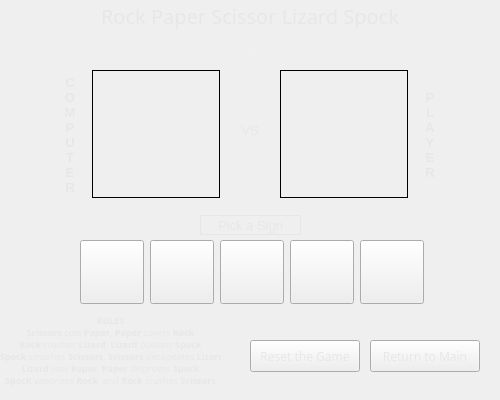
<?xml version="1.0" encoding="UTF-8"?>
<ui version="4.0">
 <class>MainWindow</class>
 <widget class="QMainWindow" name="MainWindow">
  <property name="geometry">
   <rect>
    <x>0</x>
    <y>0</y>
    <width>500</width>
    <height>400</height>
   </rect>
  </property>
  <property name="windowTitle">
   <string>Rock Paper Scissor Lizard Spock</string>
  </property>
  <widget class="QWidget" name="widget_rpsls">
   <widget class="QPushButton" name="button_reset">
    <property name="geometry">
     <rect>
      <x>250</x>
      <y>340</y>
      <width>110</width>
      <height>32</height>
     </rect>
    </property>
    <property name="font">
     <font>
      <family>Malgun Gothic</family>
      <pointsize>9</pointsize>
     </font>
    </property>
    <property name="styleSheet">
     <string notr="true">color: rgb(231, 231, 231);</string>
    </property>
    <property name="text">
     <string>Reset the Game</string>
    </property>
   </widget>
   <widget class="QLabel" name="label_result">
    <property name="geometry">
     <rect>
      <x>0</x>
      <y>36</y>
      <width>500</width>
      <height>30</height>
     </rect>
    </property>
    <property name="font">
     <font>
      <family>Malgun Gothic</family>
      <pointsize>10</pointsize>
     </font>
    </property>
    <property name="autoFillBackground">
     <bool>false</bool>
    </property>
    <property name="styleSheet">
     <string notr="true">color: rgb(240,240,240);background-color: rgba(0, 0, 0, 0);</string>
    </property>
    <property name="text">
     <string>You WON !!</string>
    </property>
    <property name="alignment">
     <set>Qt::AlignCenter</set>
    </property>
   </widget>
   <widget class="QPushButton" name="button_rock">
    <property name="geometry">
     <rect>
      <x>80</x>
      <y>240</y>
      <width>64</width>
      <height>64</height>
     </rect>
    </property>
    <property name="text">
     <string/>
    </property>
    <property name="iconSize">
     <size>
      <width>64</width>
      <height>64</height>
     </size>
    </property>
   </widget>
   <widget class="QLabel" name="label_static4">
    <property name="geometry">
     <rect>
      <x>420</x>
      <y>70</y>
      <width>20</width>
      <height>130</height>
     </rect>
    </property>
    <property name="font">
     <font>
      <pointsize>10</pointsize>
     </font>
    </property>
    <property name="layoutDirection">
     <enum>Qt::LeftToRight</enum>
    </property>
    <property name="styleSheet">
     <string notr="true">color: rgb(231, 231, 231);</string>
    </property>
    <property name="text">
     <string>&lt;html&gt;&lt;head/&gt;&lt;body&gt;&lt;p&gt;&lt;span style=&quot; font-weight:600;&quot;&gt;P&lt;br/&gt;L&lt;br/&gt;A&lt;br/&gt;Y&lt;br/&gt;E&lt;br/&gt;R&lt;/span&gt;&lt;/p&gt;&lt;/body&gt;&lt;/html&gt;</string>
    </property>
    <property name="alignment">
     <set>Qt::AlignCenter</set>
    </property>
   </widget>
   <widget class="QLabel" name="label_static1">
    <property name="geometry">
     <rect>
      <x>200</x>
      <y>215</y>
      <width>101</width>
      <height>20</height>
     </rect>
    </property>
    <property name="font">
     <font>
      <pointsize>10</pointsize>
      <weight>50</weight>
      <bold>false</bold>
      <underline>false</underline>
     </font>
    </property>
    <property name="styleSheet">
     <string notr="true">color: rgb(231, 231, 231);</string>
    </property>
    <property name="frameShape">
     <enum>QFrame::Box</enum>
    </property>
    <property name="text">
     <string>Pick a Sign</string>
    </property>
    <property name="alignment">
     <set>Qt::AlignCenter</set>
    </property>
   </widget>
   <widget class="QLabel" name="label_title">
    <property name="geometry">
     <rect>
      <x>0</x>
      <y>0</y>
      <width>500</width>
      <height>32</height>
     </rect>
    </property>
    <property name="font">
     <font>
      <family>Malgun Gothic</family>
      <pointsize>15</pointsize>
     </font>
    </property>
    <property name="autoFillBackground">
     <bool>false</bool>
    </property>
    <property name="styleSheet">
     <string notr="true">color: rgb(231, 231, 231);</string>
    </property>
    <property name="text">
     <string>Rock Paper Scissor Lizard Spock</string>
    </property>
    <property name="alignment">
     <set>Qt::AlignCenter</set>
    </property>
   </widget>
   <widget class="QPushButton" name="button_sicr">
    <property name="geometry">
     <rect>
      <x>220</x>
      <y>240</y>
      <width>64</width>
      <height>64</height>
     </rect>
    </property>
    <property name="text">
     <string/>
    </property>
    <property name="iconSize">
     <size>
      <width>64</width>
      <height>64</height>
     </size>
    </property>
   </widget>
   <widget class="QLabel" name="label_static2">
    <property name="geometry">
     <rect>
      <x>230</x>
      <y>120</y>
      <width>40</width>
      <height>20</height>
     </rect>
    </property>
    <property name="font">
     <font>
      <pointsize>10</pointsize>
     </font>
    </property>
    <property name="styleSheet">
     <string notr="true">color: rgb(231, 231, 231);</string>
    </property>
    <property name="text">
     <string>VS</string>
    </property>
    <property name="alignment">
     <set>Qt::AlignCenter</set>
    </property>
   </widget>
   <widget class="QLabel" name="label_static3">
    <property name="geometry">
     <rect>
      <x>60</x>
      <y>70</y>
      <width>20</width>
      <height>130</height>
     </rect>
    </property>
    <property name="font">
     <font>
      <pointsize>10</pointsize>
     </font>
    </property>
    <property name="layoutDirection">
     <enum>Qt::LeftToRight</enum>
    </property>
    <property name="styleSheet">
     <string notr="true">color: rgb(231, 231, 231);</string>
    </property>
    <property name="text">
     <string>&lt;html&gt;&lt;head/&gt;&lt;body&gt;&lt;p&gt;&lt;span style=&quot; font-weight:600;&quot;&gt;C&lt;br/&gt;O&lt;br/&gt;M&lt;br/&gt;P&lt;br/&gt;U&lt;br/&gt;T&lt;br/&gt;E&lt;br/&gt;R&lt;/span&gt;&lt;/p&gt;&lt;/body&gt;&lt;/html&gt;</string>
    </property>
    <property name="alignment">
     <set>Qt::AlignCenter</set>
    </property>
   </widget>
   <widget class="QPushButton" name="button_back">
    <property name="geometry">
     <rect>
      <x>370</x>
      <y>340</y>
      <width>110</width>
      <height>32</height>
     </rect>
    </property>
    <property name="font">
     <font>
      <family>Malgun Gothic</family>
      <pointsize>9</pointsize>
     </font>
    </property>
    <property name="styleSheet">
     <string notr="true">color: rgb(231, 231, 231);</string>
    </property>
    <property name="text">
     <string>Return to Main</string>
    </property>
   </widget>
   <widget class="QPushButton" name="button_papr">
    <property name="geometry">
     <rect>
      <x>150</x>
      <y>240</y>
      <width>64</width>
      <height>64</height>
     </rect>
    </property>
    <property name="text">
     <string/>
    </property>
    <property name="iconSize">
     <size>
      <width>64</width>
      <height>64</height>
     </size>
    </property>
   </widget>
   <widget class="QLabel" name="label">
    <property name="geometry">
     <rect>
      <x>0</x>
      <y>305</y>
      <width>221</width>
      <height>91</height>
     </rect>
    </property>
    <property name="font">
     <font>
      <family>Malgun Gothic</family>
     </font>
    </property>
    <property name="styleSheet">
     <string notr="true">color: rgb(231, 231, 231);</string>
    </property>
    <property name="frameShape">
     <enum>QFrame::NoFrame</enum>
    </property>
    <property name="frameShadow">
     <enum>QFrame::Sunken</enum>
    </property>
    <property name="text">
     <string>&lt;html&gt;&lt;head/&gt;&lt;body&gt;&lt;p align=&quot;center&quot;&gt;&lt;span style=&quot; font-size:7pt; font-weight:600; color:#e7e7e7;&quot;&gt;RULES&lt;/span&gt;&lt;span style=&quot; font-size:7pt; color:#e7e7e7;&quot;&gt;&lt;br/&gt;&lt;/span&gt;&lt;span style=&quot; font-family:'-apple-system,BlinkMacSystemFont,Segoe UI,Helvetica,Arial,sans-serif,Apple Color Emoji,Segoe UI Emoji'; font-size:7pt; font-weight:600; color:#e7e7e7;&quot;&gt;Scissors&lt;/span&gt;&lt;span style=&quot; font-family:'-apple-system,BlinkMacSystemFont,Segoe UI,Helvetica,Arial,sans-serif,Apple Color Emoji,Segoe UI Emoji'; font-size:7pt; color:#e7e7e7;&quot;&gt; cuts &lt;/span&gt;&lt;span style=&quot; font-family:'-apple-system,BlinkMacSystemFont,Segoe UI,Helvetica,Arial,sans-serif,Apple Color Emoji,Segoe UI Emoji'; font-size:7pt; font-weight:600; color:#e7e7e7;&quot;&gt;Paper&lt;/span&gt;&lt;span style=&quot; font-family:'-apple-system,BlinkMacSystemFont,Segoe UI,Helvetica,Arial,sans-serif,Apple Color Emoji,Segoe UI Emoji'; font-size:7pt; color:#e7e7e7;&quot;&gt;, &lt;/span&gt;&lt;span style=&quot; font-family:'-apple-system,BlinkMacSystemFont,Segoe UI,Helvetica,Arial,sans-serif,Apple Color Emoji,Segoe UI Emoji'; font-size:7pt; font-weight:600; color:#e7e7e7;&quot;&gt;Paper&lt;/span&gt;&lt;span style=&quot; font-family:'-apple-system,BlinkMacSystemFont,Segoe UI,Helvetica,Arial,sans-serif,Apple Color Emoji,Segoe UI Emoji'; font-size:7pt; color:#e7e7e7;&quot;&gt; covers &lt;/span&gt;&lt;span style=&quot; font-family:'-apple-system,BlinkMacSystemFont,Segoe UI,Helvetica,Arial,sans-serif,Apple Color Emoji,Segoe UI Emoji'; font-size:7pt; font-weight:600; color:#e7e7e7;&quot;&gt;Rock&lt;/span&gt;&lt;span style=&quot; font-family:'-apple-system,BlinkMacSystemFont,Segoe UI,Helvetica,Arial,sans-serif,Apple Color Emoji,Segoe UI Emoji'; font-size:7pt; color:#e7e7e7;&quot;&gt;&lt;br/&gt;&lt;/span&gt;&lt;span style=&quot; font-family:'-apple-system,BlinkMacSystemFont,Segoe UI,Helvetica,Arial,sans-serif,Apple Color Emoji,Segoe UI Emoji'; font-size:7pt; font-weight:600; color:#e7e7e7;&quot;&gt;Rock&lt;/span&gt;&lt;span style=&quot; font-family:'-apple-system,BlinkMacSystemFont,Segoe UI,Helvetica,Arial,sans-serif,Apple Color Emoji,Segoe UI Emoji'; font-size:7pt; color:#e7e7e7;&quot;&gt; crushes &lt;/span&gt;&lt;span style=&quot; font-family:'-apple-system,BlinkMacSystemFont,Segoe UI,Helvetica,Arial,sans-serif,Apple Color Emoji,Segoe UI Emoji'; font-size:7pt; font-weight:600; color:#e7e7e7;&quot;&gt;Lizard&lt;/span&gt;&lt;span style=&quot; font-family:'-apple-system,BlinkMacSystemFont,Segoe UI,Helvetica,Arial,sans-serif,Apple Color Emoji,Segoe UI Emoji'; font-size:7pt; color:#e7e7e7;&quot;&gt;, &lt;/span&gt;&lt;span style=&quot; font-family:'-apple-system,BlinkMacSystemFont,Segoe UI,Helvetica,Arial,sans-serif,Apple Color Emoji,Segoe UI Emoji'; font-size:7pt; font-weight:600; color:#e7e7e7;&quot;&gt;Lizard&lt;/span&gt;&lt;span style=&quot; font-family:'-apple-system,BlinkMacSystemFont,Segoe UI,Helvetica,Arial,sans-serif,Apple Color Emoji,Segoe UI Emoji'; font-size:7pt; color:#e7e7e7;&quot;&gt; poisons &lt;/span&gt;&lt;span style=&quot; font-family:'-apple-system,BlinkMacSystemFont,Segoe UI,Helvetica,Arial,sans-serif,Apple Color Emoji,Segoe UI Emoji'; font-size:7pt; font-weight:600; color:#e7e7e7;&quot;&gt;Spock&lt;/span&gt;&lt;span style=&quot; font-family:'-apple-system,BlinkMacSystemFont,Segoe UI,Helvetica,Arial,sans-serif,Apple Color Emoji,Segoe UI Emoji'; font-size:7pt; color:#e7e7e7;&quot;&gt;&lt;br/&gt;&lt;/span&gt;&lt;span style=&quot; font-family:'-apple-system,BlinkMacSystemFont,Segoe UI,Helvetica,Arial,sans-serif,Apple Color Emoji,Segoe UI Emoji'; font-size:7pt; font-weight:600; color:#e7e7e7;&quot;&gt;Spock&lt;/span&gt;&lt;span style=&quot; font-family:'-apple-system,BlinkMacSystemFont,Segoe UI,Helvetica,Arial,sans-serif,Apple Color Emoji,Segoe UI Emoji'; font-size:7pt; color:#e7e7e7;&quot;&gt; smashes &lt;/span&gt;&lt;span style=&quot; font-family:'-apple-system,BlinkMacSystemFont,Segoe UI,Helvetica,Arial,sans-serif,Apple Color Emoji,Segoe UI Emoji'; font-size:7pt; font-weight:600; color:#e7e7e7;&quot;&gt;Scissors&lt;/span&gt;&lt;span style=&quot; font-family:'-apple-system,BlinkMacSystemFont,Segoe UI,Helvetica,Arial,sans-serif,Apple Color Emoji,Segoe UI Emoji'; font-size:7pt; color:#e7e7e7;&quot;&gt;, &lt;/span&gt;&lt;span style=&quot; font-family:'-apple-system,BlinkMacSystemFont,Segoe UI,Helvetica,Arial,sans-serif,Apple Color Emoji,Segoe UI Emoji'; font-size:7pt; font-weight:600; color:#e7e7e7;&quot;&gt;Scissors&lt;/span&gt;&lt;span style=&quot; font-family:'-apple-system,BlinkMacSystemFont,Segoe UI,Helvetica,Arial,sans-serif,Apple Color Emoji,Segoe UI Emoji'; font-size:7pt; color:#e7e7e7;&quot;&gt; decapitates &lt;/span&gt;&lt;span style=&quot; font-family:'-apple-system,BlinkMacSystemFont,Segoe UI,Helvetica,Arial,sans-serif,Apple Color Emoji,Segoe UI Emoji'; font-size:7pt; font-weight:600; color:#e7e7e7;&quot;&gt;Lizard&lt;/span&gt;&lt;span style=&quot; font-family:'-apple-system,BlinkMacSystemFont,Segoe UI,Helvetica,Arial,sans-serif,Apple Color Emoji,Segoe UI Emoji'; font-size:7pt; color:#e7e7e7;&quot;&gt;&lt;br/&gt;&lt;/span&gt;&lt;span style=&quot; font-family:'-apple-system,BlinkMacSystemFont,Segoe UI,Helvetica,Arial,sans-serif,Apple Color Emoji,Segoe UI Emoji'; font-size:7pt; font-weight:600; color:#e7e7e7;&quot;&gt;Lizard&lt;/span&gt;&lt;span style=&quot; font-family:'-apple-system,BlinkMacSystemFont,Segoe UI,Helvetica,Arial,sans-serif,Apple Color Emoji,Segoe UI Emoji'; font-size:7pt; color:#e7e7e7;&quot;&gt; eats &lt;/span&gt;&lt;span style=&quot; font-family:'-apple-system,BlinkMacSystemFont,Segoe UI,Helvetica,Arial,sans-serif,Apple Color Emoji,Segoe UI Emoji'; font-size:7pt; font-weight:600; color:#e7e7e7;&quot;&gt;Paper&lt;/span&gt;&lt;span style=&quot; font-family:'-apple-system,BlinkMacSystemFont,Segoe UI,Helvetica,Arial,sans-serif,Apple Color Emoji,Segoe UI Emoji'; font-size:7pt; color:#e7e7e7;&quot;&gt;, &lt;/span&gt;&lt;span style=&quot; font-family:'-apple-system,BlinkMacSystemFont,Segoe UI,Helvetica,Arial,sans-serif,Apple Color Emoji,Segoe UI Emoji'; font-size:7pt; font-weight:600; color:#e7e7e7;&quot;&gt;Paper&lt;/span&gt;&lt;span style=&quot; font-family:'-apple-system,BlinkMacSystemFont,Segoe UI,Helvetica,Arial,sans-serif,Apple Color Emoji,Segoe UI Emoji'; font-size:7pt; color:#e7e7e7;&quot;&gt; disproves &lt;/span&gt;&lt;span style=&quot; font-family:'-apple-system,BlinkMacSystemFont,Segoe UI,Helvetica,Arial,sans-serif,Apple Color Emoji,Segoe UI Emoji'; font-size:7pt; font-weight:600; color:#e7e7e7;&quot;&gt;Spock&lt;/span&gt;&lt;span style=&quot; font-family:'-apple-system,BlinkMacSystemFont,Segoe UI,Helvetica,Arial,sans-serif,Apple Color Emoji,Segoe UI Emoji'; font-size:7pt; color:#e7e7e7;&quot;&gt;&lt;br/&gt;&lt;/span&gt;&lt;span style=&quot; font-family:'-apple-system,BlinkMacSystemFont,Segoe UI,Helvetica,Arial,sans-serif,Apple Color Emoji,Segoe UI Emoji'; font-size:7pt; font-weight:600; color:#e7e7e7;&quot;&gt;Spock&lt;/span&gt;&lt;span style=&quot; font-family:'-apple-system,BlinkMacSystemFont,Segoe UI,Helvetica,Arial,sans-serif,Apple Color Emoji,Segoe UI Emoji'; font-size:7pt; color:#e7e7e7;&quot;&gt; vaporizes &lt;/span&gt;&lt;span style=&quot; font-family:'-apple-system,BlinkMacSystemFont,Segoe UI,Helvetica,Arial,sans-serif,Apple Color Emoji,Segoe UI Emoji'; font-size:7pt; font-weight:600; color:#e7e7e7;&quot;&gt;Rock&lt;/span&gt;&lt;span style=&quot; font-family:'-apple-system,BlinkMacSystemFont,Segoe UI,Helvetica,Arial,sans-serif,Apple Color Emoji,Segoe UI Emoji'; font-size:7pt; color:#e7e7e7;&quot;&gt;, and &lt;/span&gt;&lt;span style=&quot; font-family:'-apple-system,BlinkMacSystemFont,Segoe UI,Helvetica,Arial,sans-serif,Apple Color Emoji,Segoe UI Emoji'; font-size:7pt; font-weight:600; color:#e7e7e7;&quot;&gt;Rock&lt;/span&gt;&lt;span style=&quot; font-family:'-apple-system,BlinkMacSystemFont,Segoe UI,Helvetica,Arial,sans-serif,Apple Color Emoji,Segoe UI Emoji'; font-size:7pt; color:#e7e7e7;&quot;&gt; crushes &lt;/span&gt;&lt;span style=&quot; font-family:'-apple-system,BlinkMacSystemFont,Segoe UI,Helvetica,Arial,sans-serif,Apple Color Emoji,Segoe UI Emoji'; font-size:7pt; font-weight:600; color:#e7e7e7;&quot;&gt;Scissors&lt;/span&gt;&lt;/p&gt;&lt;/body&gt;&lt;/html&gt;</string>
    </property>
    <property name="margin">
     <number>-1</number>
    </property>
   </widget>
   <widget class="QPushButton" name="button_lizd">
    <property name="geometry">
     <rect>
      <x>290</x>
      <y>240</y>
      <width>64</width>
      <height>64</height>
     </rect>
    </property>
    <property name="text">
     <string/>
    </property>
    <property name="iconSize">
     <size>
      <width>64</width>
      <height>64</height>
     </size>
    </property>
   </widget>
   <widget class="QPushButton" name="button_spok">
    <property name="geometry">
     <rect>
      <x>360</x>
      <y>240</y>
      <width>64</width>
      <height>64</height>
     </rect>
    </property>
    <property name="text">
     <string/>
    </property>
    <property name="iconSize">
     <size>
      <width>64</width>
      <height>64</height>
     </size>
    </property>
   </widget>
   <widget class="QLabel" name="label_comp">
    <property name="geometry">
     <rect>
      <x>92</x>
      <y>70</y>
      <width>128</width>
      <height>128</height>
     </rect>
    </property>
    <property name="frameShape">
     <enum>QFrame::Box</enum>
    </property>
    <property name="text">
     <string/>
    </property>
   </widget>
   <widget class="QLabel" name="label_plyr">
    <property name="geometry">
     <rect>
      <x>280</x>
      <y>70</y>
      <width>128</width>
      <height>128</height>
     </rect>
    </property>
    <property name="frameShape">
     <enum>QFrame::Box</enum>
    </property>
    <property name="text">
     <string/>
    </property>
   </widget>
  </widget>
 </widget>
 <resources/>
 <connections/>
</ui>
